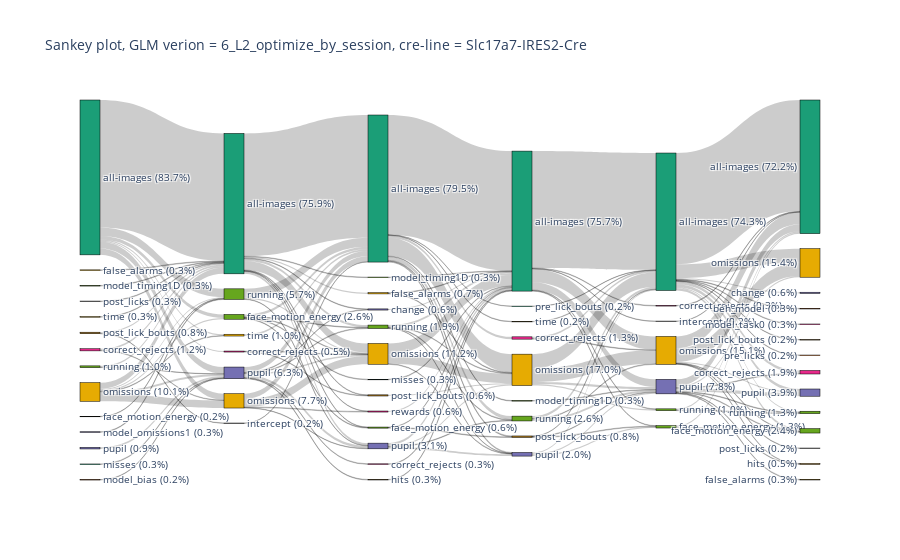
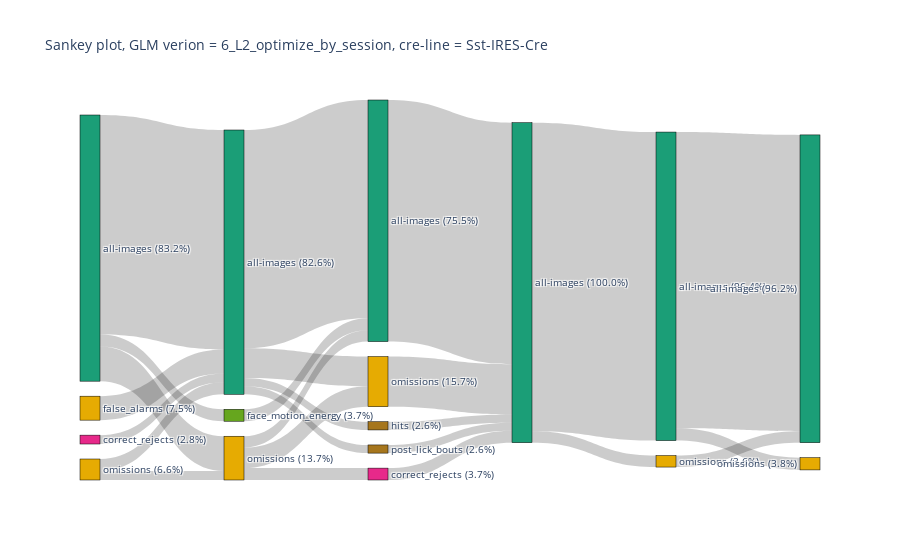
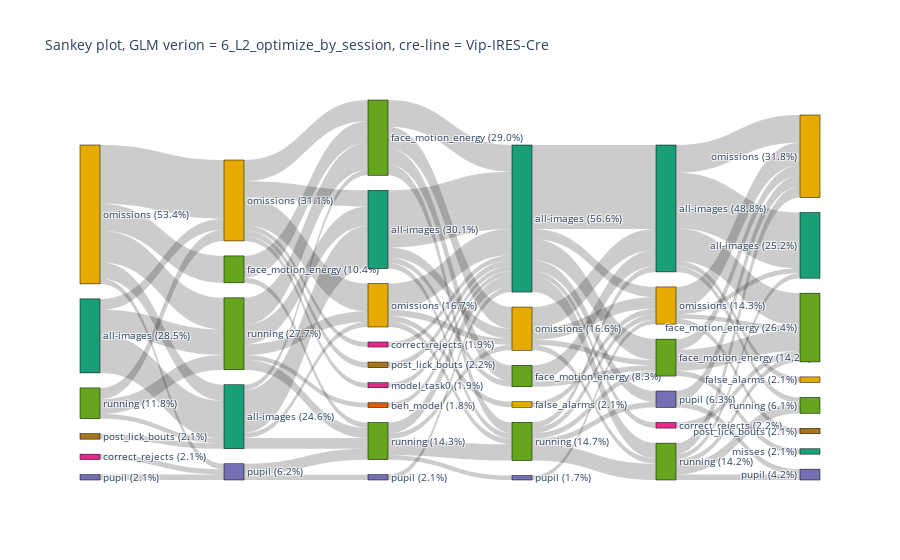

Notebook code for these charts, in order:
### Code cell
for cre_line in cre_lines:
    data_to_plot = dominant_dropout_matrix.sort_values(by=sort_by).dropna().query('cre_line == "{}"'.format(cre_line))
    fig = sankey_diagram(data_to_plot, title_text='Sankey plot, GLM verion = {}, cre-line = {}'.format(glm_version, cre_line))
    fig.write_html("/home/dougo/code/dougollerenshaw.github.io/figures_to_share/sankey_diagram_glm_version_{}_cre_line_{}.html".format(glm_version, cre_line))
    fig.show()

### Figure 1 — Plotly figure (JSON) as saved in the notebook; plotly's stock layout.template omitted (floating-point values rounded to 4 significant figures; data arrays with more than 128 entries replaced by an {"elided": "..."} marker saying what was removed)
{"data": [{"link": {"label": {"elided": "2420 str values"}, "source": {"elided": "2420 int values"}, "target": {"elided": "2420 int values"}, "value": {"elided": "2420 int values"}}, "node": {"color": {"elided": "132 str values"}, "label": {"elided": "792 str values"}, "line": {"color": "black", "width": 0.5}, "pad": 15, "thickness": 20}, "type": "sankey"}], "layout": {"font": {"size": 10}, "title": {"text": "Sankey plot, GLM verion = 6_L2_optimize_by_session, cre-line = Slc17a7-IRES2-Cre"}}}

### Figure 2 — Plotly figure (JSON) as saved in the notebook; plotly's stock layout.template omitted (floating-point values rounded to 4 significant figures; data arrays with more than 128 entries replaced by an {"elided": "..."} marker saying what was removed)
{"data": [{"link": {"label": {"elided": "2420 str values"}, "source": {"elided": "2420 int values"}, "target": {"elided": "2420 int values"}, "value": {"elided": "2420 int values"}}, "node": {"color": {"elided": "132 str values"}, "label": {"elided": "792 str values"}, "line": {"color": "black", "width": 0.5}, "pad": 15, "thickness": 20}, "type": "sankey"}], "layout": {"font": {"size": 10}, "title": {"text": "Sankey plot, GLM verion = 6_L2_optimize_by_session, cre-line = Sst-IRES-Cre"}}}

### Figure 3 — Plotly figure (JSON) as saved in the notebook; plotly's stock layout.template omitted (floating-point values rounded to 4 significant figures; data arrays with more than 128 entries replaced by an {"elided": "..."} marker saying what was removed)
{"data": [{"link": {"label": {"elided": "2420 str values"}, "source": {"elided": "2420 int values"}, "target": {"elided": "2420 int values"}, "value": {"elided": "2420 int values"}}, "node": {"color": {"elided": "132 str values"}, "label": {"elided": "792 str values"}, "line": {"color": "black", "width": 0.5}, "pad": 15, "thickness": 20}, "type": "sankey"}], "layout": {"font": {"size": 10}, "title": {"text": "Sankey plot, GLM verion = 6_L2_optimize_by_session, cre-line = Vip-IRES-Cre"}}}
